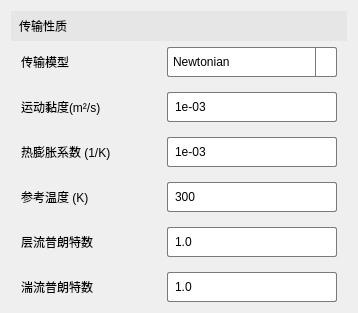
      <widget class="QWidget" name="widget_2" native="true">
       <layout class="QGridLayout" name="gridLayout_6">
        <item row="0" column="0">
         <layout class="QVBoxLayout" name="verticalLayout_3">
          <item>
           <widget class="QLabel" name="label_16">
            <property name="minimumSize">
             <size>
              <width>0</width>
              <height>30</height>
             </size>
            </property>
            <property name="maximumSize">
             <size>
              <width>16777215</width>
              <height>30</height>
             </size>
            </property>
            <property name="styleSheet">
             <string notr="true">QLabel {
    background-color: rgb(230, 230, 230); /* 背景色 */
    padding-left: 5px; /* 左侧内边距 */
}

</string>
            </property>
            <property name="text">
             <string>传输性质</string>
            </property>
           </widget>
          </item>
          <item>
           <layout class="QGridLayout" name="gridLayout_5">
            <property name="leftMargin">
             <number>10</number>
            </property>
            <property name="rightMargin">
             <number>10</number>
            </property>
            <property name="verticalSpacing">
             <number>15</number>
            </property>
            <item row="0" column="0">
             <widget class="QLabel" name="label_22">
              <property name="minimumSize">
               <size>
                <width>140</width>
                <height>30</height>
               </size>
              </property>
              <property name="maximumSize">
               <size>
                <width>140</width>
                <height>30</height>
               </size>
              </property>
              <property name="text">
               <string>传输模型</string>
              </property>
             </widget>
            </item>
            <item row="0" column="1">
             <widget class="QComboBox" name="comboBox_8">
              <property name="minimumSize">
               <size>
                <width>170</width>
                <height>27</height>
               </size>
              </property>
              <property name="maximumSize">
               <size>
                <width>170</width>
                <height>30</height>
               </size>
              </property>
              <property name="styleSheet">
               <string notr="true">QComboBox {
    background-color: white;
    border: 1px solid rgb(122, 122, 122); /* 默认边界颜色 */
    border-radius: 2px;
    padding: 5px;
    min-height: 15px;
}

QComboBox:hover {
    border: 1px solid rgb(23, 23, 23); /* 鼠标悬浮时边界颜色 */
}

QComboBox::drop-down {
    subcontrol-origin: padding;
    subcontrol-position: top right;
    width: 20px;
    border-left-width: 1px;
    border-left-color: rgb(122, 122, 122); /* 默认边界颜色 */
    border-left-style: solid;
    border-top-right-radius: 3px;
    border-bottom-right-radius: 3px;
}

QComboBox::drop-down:hover {
    border-left-color: rgb(23, 23, 23); /* 鼠标悬浮时边界颜色 */
}

QComboBox::down-arrow {
    image: url(&quot;../res/arrow.png&quot;); /* 使用相对路径 */
    width: 10px;
    height: 10px;
}

QComboBox QAbstractItemView {
    border: 1px solid rgb(122, 122, 122); /* 默认边界颜色 */
    selection-background-color: #f0f0f0;
    selection-color: black;
    outline: 0px;
}

QComboBox QAbstractItemView::item {
    min-height: 25px; /* 增加选项高度 */
}

QComboBox QAbstractItemView QScrollBar:vertical {
    border: 1px solid rgb(122, 122, 122); /* 默认边界颜色 */
    background: white;
    width: 12px;
    margin: 0px 0px 0px 0px;
}

QComboBox QAbstractItemView QScrollBar::handle:vertical {
    background: #bfbfbf;
    min-height: 20px;
    border-radius: 5px;
}

QComboBox QAbstractItemView QScrollBar::add-line:vertical {
    background: white;
    height: 0px;
    subcontrol-position: bottom;
    subcontrol-origin: margin;
}

QComboBox QAbstractItemView QScrollBar::sub-line:vertical {
    background: white;
    height: 0px;
    subcontrol-position: top;
    subcontrol-origin: margin;
}

QComboBox QAbstractItemView QScrollBarup-arrow:vertical, 
QComboBox QAbstractItemView QScrollBardown-arrow:vertical {
    border: none;
    width: 0px;
    height: 0px;
    background: none;
}

QComboBox QAbstractItemView QScrollBaradd-page:vertical, 
QComboBox QAbstractItemView QScrollBarsub-page:vertical {
    background: none;
}

</string>
              </property>
              <item>
               <property name="text">
                <string>Newtonian</string>
               </property>
              </item>
              <item>
               <property name="text">
                <string>Sutherland</string>
               </property>
              </item>
              <item>
               <property name="text">
                <string>polynomial</string>
               </property>
              </item>
              <item>
               <property name="text">
                <string>nonNewtonian</string>
               </property>
              </item>
             </widget>
            </item>
            <item row="1" column="0">
             <widget class="QLabel" name="label_17">
              <property name="minimumSize">
               <size>
                <width>140</width>
                <height>30</height>
               </size>
              </property>
              <property name="maximumSize">
               <size>
                <width>140</width>
                <height>30</height>
               </size>
              </property>
              <property name="text">
               <string>运动黏度(m²/s)</string>
              </property>
             </widget>
            </item>
            <item row="1" column="1">
             <widget class="QLineEdit" name="lineEdit_6">
              <property name="minimumSize">
               <size>
                <width>170</width>
                <height>30</height>
               </size>
              </property>
              <property name="maximumSize">
               <size>
                <width>170</width>
                <height>30</height>
               </size>
              </property>
              <property name="styleSheet">
               <string notr="true">QLineEdit {
    background-color: rgb(255, 255, 255); /* 背景色 */
    border: 1px solid rgb(122, 122, 122); /* 边框色 */
    border-radius: 2px; /* 圆角边框 */
    padding: 5px; /* 内边距 */
}

QLineEdit:hover {
    border: 1px solid rgb(23, 23, 23); 
}</string>
              </property>
              <property name="text">
               <string>1e-03</string>
              </property>
             </widget>
            </item>
            <item row="2" column="0">
             <widget class="QLabel" name="label_18">
              <property name="minimumSize">
               <size>
                <width>140</width>
                <height>30</height>
               </size>
              </property>
              <property name="maximumSize">
               <size>
                <width>140</width>
                <height>30</height>
               </size>
              </property>
              <property name="text">
               <string>热膨胀系数 (1/K)</string>
              </property>
             </widget>
            </item>
            <item row="2" column="1">
             <widget class="QLineEdit" name="lineEdit_7">
              <property name="minimumSize">
               <size>
                <width>170</width>
                <height>30</height>
               </size>
              </property>
              <property name="maximumSize">
               <size>
                <width>170</width>
                <height>30</height>
               </size>
              </property>
              <property name="styleSheet">
               <string notr="true">QLineEdit {
    background-color: rgb(255, 255, 255); /* 背景色 */
    border: 1px solid rgb(122, 122, 122); /* 边框色 */
    border-radius: 2px; /* 圆角边框 */
    padding: 5px; /* 内边距 */
}

QLineEdit:hover {
    border: 1px solid rgb(23, 23, 23); 
}</string>
              </property>
              <property name="text">
               <string>1e-03</string>
              </property>
             </widget>
            </item>
            <item row="3" column="0">
             <widget class="QLabel" name="label_19">
              <property name="minimumSize">
               <size>
                <width>140</width>
                <height>30</height>
               </size>
              </property>
              <property name="maximumSize">
               <size>
                <width>140</width>
                <height>30</height>
               </size>
              </property>
              <property name="text">
               <string>参考温度 (K)</string>
              </property>
             </widget>
            </item>
            <item row="3" column="1">
             <widget class="QLineEdit" name="lineEdit_8">
              <property name="minimumSize">
               <size>
                <width>170</width>
                <height>30</height>
               </size>
              </property>
              <property name="maximumSize">
               <size>
                <width>170</width>
                <height>30</height>
               </size>
              </property>
              <property name="styleSheet">
               <string notr="true">QLineEdit {
    background-color: rgb(255, 255, 255); /* 背景色 */
    border: 1px solid rgb(122, 122, 122); /* 边框色 */
    border-radius: 2px; /* 圆角边框 */
    padding: 5px; /* 内边距 */
}

QLineEdit:hover {
    border: 1px solid rgb(23, 23, 23); 
}</string>
              </property>
              <property name="text">
               <string>300</string>
              </property>
             </widget>
            </item>
            <item row="4" column="0">
             <widget class="QLabel" name="label_20">
              <property name="minimumSize">
               <size>
                <width>140</width>
                <height>30</height>
               </size>
              </property>
              <property name="maximumSize">
               <size>
                <width>140</width>
                <height>30</height>
               </size>
              </property>
              <property name="text">
               <string>层流普朗特数</string>
              </property>
             </widget>
            </item>
            <item row="4" column="1">
             <widget class="QLineEdit" name="lineEdit_9">
              <property name="minimumSize">
               <size>
                <width>170</width>
                <height>30</height>
               </size>
              </property>
              <property name="maximumSize">
               <size>
                <width>170</width>
                <height>30</height>
               </size>
              </property>
              <property name="styleSheet">
               <string notr="true">QLineEdit {
    background-color: rgb(255, 255, 255); /* 背景色 */
    border: 1px solid rgb(122, 122, 122); /* 边框色 */
    border-radius: 2px; /* 圆角边框 */
    padding: 5px; /* 内边距 */
}

QLineEdit:hover {
    border: 1px solid rgb(23, 23, 23); 
}</string>
              </property>
              <property name="text">
               <string>1.0</string>
              </property>
             </widget>
            </item>
            <item row="5" column="0">
             <widget class="QLabel" name="label_21">
              <property name="minimumSize">
               <size>
                <width>140</width>
                <height>30</height>
               </size>
              </property>
              <property name="maximumSize">
               <size>
                <width>140</width>
                <height>30</height>
               </size>
              </property>
              <property name="text">
               <string>湍流普朗特数</string>
              </property>
             </widget>
            </item>
            <item row="5" column="1">
             <widget class="QLineEdit" name="lineEdit_10">
              <property name="minimumSize">
               <size>
                <width>170</width>
                <height>30</height>
               </size>
              </property>
              <property name="maximumSize">
               <size>
                <width>170</width>
                <height>30</height>
               </size>
              </property>
              <property name="styleSheet">
               <string notr="true">QLineEdit {
    background-color: rgb(255, 255, 255); /* 背景色 */
    border: 1px solid rgb(122, 122, 122); /* 边框色 */
    border-radius: 2px; /* 圆角边框 */
    padding: 5px; /* 内边距 */
}

QLineEdit:hover {
    border: 1px solid rgb(23, 23, 23); 
}</string>
              </property>
              <property name="text">
               <string>1.0</string>
              </property>
             </widget>
            </item>
           </layout>
          </item>
         </layout>
        </item>
       </layout>
      </widget>
